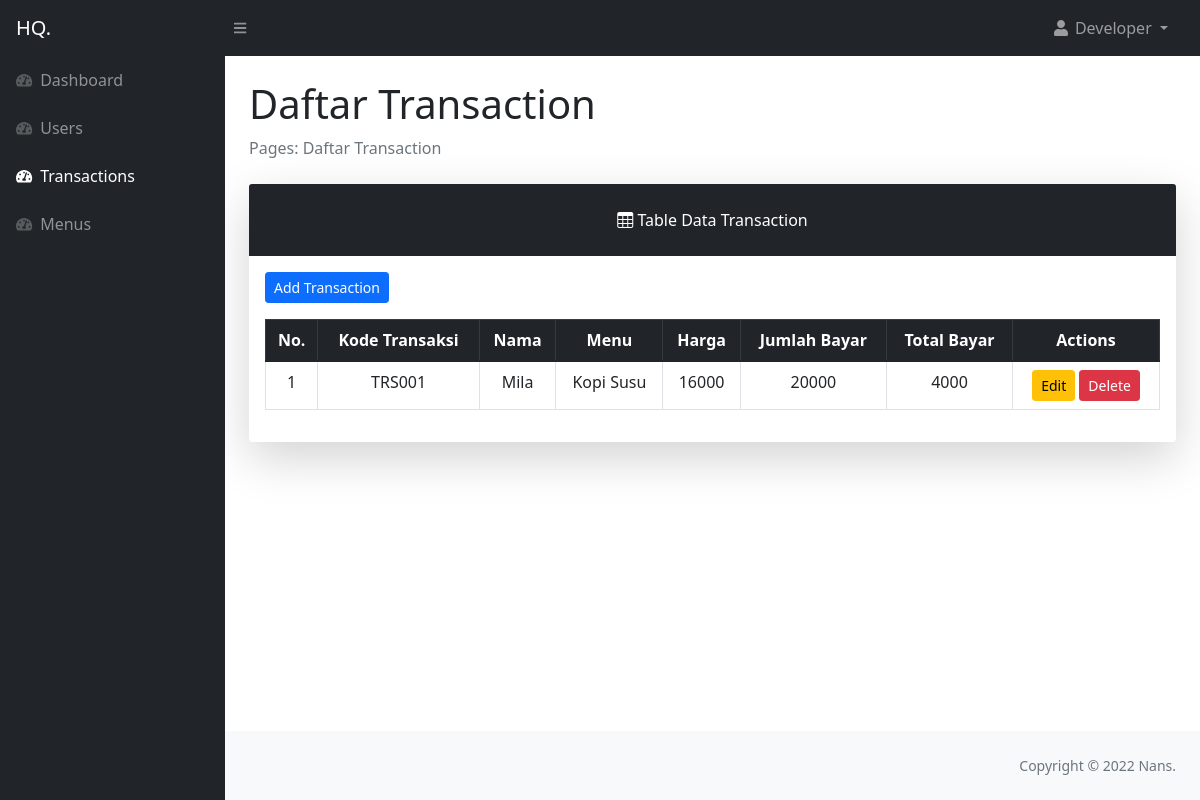
Screenshot of /layouts/dashboard/index.php?page=transactions (signed in) with the database file from the repository.
### tables this page shows
CREATE TABLE `transactions` (
  `kode_transaksi` varchar(7) NOT NULL,
  `nama_customer` varchar(30) NOT NULL,
  `menu` varchar(30) NOT NULL,
  `harga` int(11) NOT NULL,
  `jumlah_bayar` int(11) NOT NULL,
  `total_bayar` int(11) NOT NULL
);

### config/config.php (called while the page is built, shortened)
<?php
$conn = mysqli_connect("localhost", "root", "root", "php_marketing") or die(mysqli_connect_error($conn));
function query($query)
{
  global $conn;
  $result = mysqli_query($conn, $query);
  while ($row = mysqli_fetch_assoc($result)) {
    $rows[] = $row;
  }
  return $rows;
}

### layouts/dashboard/transactions/index.php (the view, shortened to what this page needs)
<?php
require '../../config/config.php';
$transactions = query("SELECT * FROM transactions");
$no = 1;
?>
<main>
  <div class="container-fluid px-4">
    <h1 class="mt-4">Daftar Transaction</h1>
    <ol class="breadcrumb mb-4">
      <li class="breadcrumb-item active">Pages: Daftar Transaction</li>
    </ol>
    <div class="card shadow-lg border-0 mb-4">
      <div class="card-header border-0 text-center p-4 bg-dark text-white">
        <i class="bi bi-table"></i>
        Table Data Transaction
      </div>
      <div class="card-body border-0">
        <a href="?page=transactions/create" class="btn btn-sm btn-primary mb-3">Add Transaction</a>
        <table class="table table-bordered table-hover table-responsive-sm text-center rounded">
          <thead class="table-dark">
            <th scope="col">No.</th>
            <th scope="col">Kode Transaksi</th>
            <th scope="col">Nama</th>
            <th scope="col">Menu</th>
            <th scope="col">Harga</th>
            <th scope="col">Jumlah Bayar</th>
            <th scope="col">Total Bayar</th>
            <th scope="col">Actions</th>
          </thead>
          <tbody>
            <?php foreach ($transactions as $transaction) : ?>
              <tr>
                <td><?= $no++; ?></td>
                <td><?= $transaction['kode_transaksi']; ?></td>
                <td><?= $transaction['nama_customer']; ?></td>
                <td><?= $transaction['menu']; ?></td>
                <td><?= $transaction['harga']; ?></td>
                <td><?= $transaction['jumlah_bayar']; ?>
                </td>
                <td><?= $transaction['total_bayar']; ?>
                </td>
                <td>
                  <a href="index.php?page=transactions/update&id=<?= $transaction['kode_transaksi'] ?>" class="btn btn-sm btn-warning">Edit</a>
                  <a href="index.php?page=transactions/delete&id=<?= $transaction['kode_transaksi'] ?>" class="btn btn-sm btn-danger" onclick="return confirm('Are you sure to delete Transaction?')">Delete</a>
                </td>
              </tr>
            <?php endforeach; ?>
          </tbody>
        </table>
      </div>
    </div>
</main>

### rows the page displays
transactions: kode_transaksi "TRS001", nama_customer "Mila", menu "Kopi Susu", harga "16000", jumlah_bayar "20000", total_bayar "4000"

### other values shown
$_SESSION['username'] "Developer"
